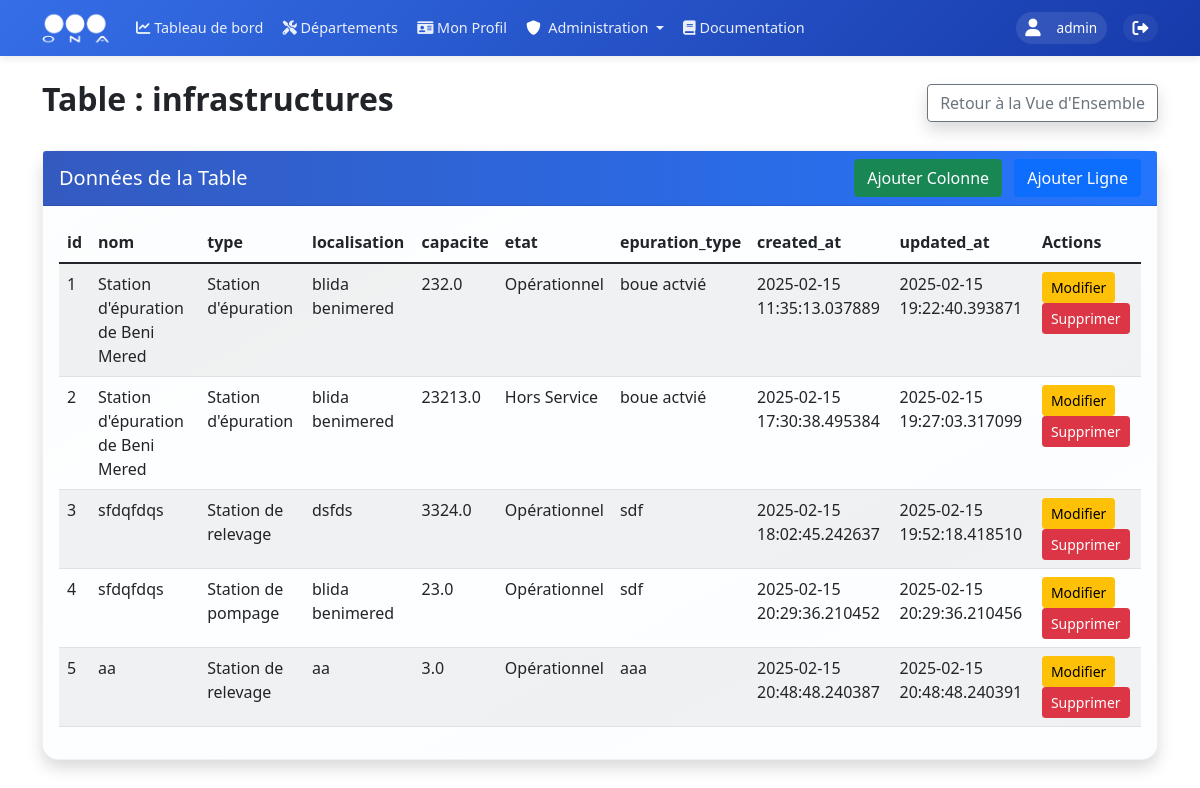
The app's page /admin/database/table/infrastructures (signed in) with its own data.
### models.py (models this page shows, shortened)
class User(UserMixin, db.Model):
    __tablename__ = 'users'
    id = db.Column(db.Integer, primary_key=True)
    username = db.Column(db.String(80), unique=True, nullable=False, index=True)
    nickname = db.Column(db.String(80), index=True)
    email = db.Column(db.String(120), unique=True, nullable=True, index=True)
    password_hash = db.Column(db.String(128))
    role = db.Column(db.String(20), nullable=False, default=UserRole.UTILISATEUR, index=True)
    is_active = db.Column(db.Boolean, default=True, index=True)
    last_login = db.Column(db.DateTime, index=True)
    unit_id = db.Column(db.Integer, db.ForeignKey('units.id', ondelete='SET NULL'), nullable=True, index=True)
    zone_id = db.Column(db.Integer, db.ForeignKey('zones.id', ondelete='SET NULL'), nullable=True, index=True)
    created_at = db.Column(db.DateTime, default=datetime.utcnow, index=True)
    updated_at = db.Column(db.DateTime, default=datetime.utcnow, onupdate=datetime.utcnow, index=True)
    profile = db.relationship('UserProfile', backref='user', uselist=False, lazy=True, cascade='all, delete-orphan')
    incidents = db.relationship('Incident', backref='author', lazy=True)

class Infrastructure(db.Model):
    __tablename__ = 'infrastructures'
    id = db.Column(db.Integer, primary_key=True)
    nom = db.Column(db.String(200), nullable=False, index=True)
    type = db.Column(db.String(100), nullable=False, index=True)
    localisation = db.Column(db.String(200), nullable=False)
    capacite = db.Column(db.Float, nullable=False)
    etat = db.Column(db.String(50), nullable=False, default='Opérationnel', index=True)
    epuration_type = db.Column(db.String(100), nullable=True, index=True)
    infrastructure_files = db.relationship('InfrastructureFile', back_populates='infrastructure', lazy='dynamic', cascade='all, delete-orphan')
    created_at = db.Column(db.DateTime, default=datetime.utcnow, index=True)
    updated_at = db.Column(db.DateTime, default=datetime.utcnow, onupdate=datetime.utcnow, index=True)

### routes/database_admin.py (the view)
@database_admin.route('/admin/database/table/<table_name>')
@login_required
@admin_required
def view_table(table_name):
    inspector = inspect(db.engine)
    if table_name not in inspector.get_table_names():
        flash('Table not found', 'error')
        return redirect(url_for('database_admin.database_overview'))
    columns = inspector.get_columns(table_name)
    foreign_keys = get_foreign_keys(table_name)
    for column in columns:
        column['foreign_key'] = column['name'] in foreign_keys
        if column['foreign_key']:
            column['foreign_table'] = foreign_keys[column['name']]
    query = text(f'SELECT * FROM {table_name}')
    result = db.session.execute(query)
    rows = [dict(row._mapping) for row in result]
    related_data = get_related_data(table_name)
    return render_template('admin/database/table.html',
                         table_name=table_name,
                         columns=columns,
                         rows=rows,
                         related_data=related_data)

### app.py (called while the page is built)
@login_manager.user_loader
def load_user(user_id):
    return db.session.get(User, int(user_id))

### routes/database_admin.py (called while the page is built)
def get_foreign_keys(table_name):
    inspector = inspect(db.engine)
    foreign_keys = {}
    for fk in inspector.get_foreign_keys(table_name):
        constrained_column = fk['constrained_columns'][0]
        referred_table = fk['referred_table']
        foreign_keys[constrained_column] = referred_table
    return foreign_keys

def get_related_data(table_name):
    inspector = inspect(db.engine)
    foreign_keys = get_foreign_keys(table_name)
    related_data = {}
    for column, referred_table in foreign_keys.items():
        display_column = get_display_column(referred_table)
        query = text(f'SELECT id, {display_column} as display_name FROM {referred_table}')
        result = db.session.execute(query)
        related_data[referred_table] = [dict(row._mapping) for row in result]
    return related_data

### utils/permissions.py (called while the page is built)
    @staticmethod
    def is_admin(role):
        return role == UserRole.ADMIN

### templates/admin/database/table.html (shortened to what this page needs)
{% extends "base/base.html" %}
{% block content %}
<div class="container mt-4 animate__animated animate__fadeIn">
    <div class="d-flex justify-content-between align-items-center mb-4">
        <h2 class="fw-bold">Table : {{ table_name }}</h2>
        <a href="{{ url_for('database_admin.database_overview') }}" class="btn btn-outline-secondary shadow">Retour à la Vue d'Ensemble</a>
    </div>
    <div class="card shadow">
        <div class="card-header d-flex justify-content-between align-items-center" style="background: linear-gradient(to right, #345ac0, #2575fc); color: #fff;">
            <h5 class="mb-0">Données de la Table</h5>
            <div>
                <button class="btn btn-success me-2" data-bs-toggle="modal" data-bs-target="#addColumnModal">
                    Ajouter Colonne
                </button>
                <button class="btn btn-primary" data-bs-toggle="modal" data-bs-target="#addRowModal">
                    Ajouter Ligne
                </button>
            </div>
        </div>
        <div class="card-body">
            <div class="table-responsive">
                <table class="table table-striped">
                    <thead>
                        <tr>
                            {% for column in columns %}
                            <th>{{ column.name }}</th>
                            {% endfor %}
                            <th>Actions</th>
                        </tr>
                    </thead>
                    <tbody>
                        {% for row in rows %}
                        <tr>
                            {% for column in columns %}
                            <td>
                                {% if column.foreign_key %}
                                    {% set related_row = related_data[column.foreign_table] | selectattr("id", "equalto", row[column.name]) | first %}
                                    {{ related_row.display_name if related_row else row[column.name] }}
                                {% else %}
                                    {% set type_str = column.type | string %}
                                    {% if 'Boolean' in type_str %}
                                        {{ 'Oui' if row[column.name] else 'Non' }}
                                    {% elif 'DateTime' in type_str %}
                                        {{ row[column.name].strftime('%Y-%m-%d %H:%M:%S') if row[column.name] }}
                                    {% elif 'Date' in type_str %}
                                        {{ row[column.name].strftime('%Y-%m-%d') if row[column.name] }}
                                    {% else %}
                                        {{ row[column.name] }}
                                    {% endif %}
                                {% endif %}
                            </td>
                            {% endfor %}
                            <td>
                                <button class="btn btn-sm btn-warning" onclick="editRow({{ row.get('id', 0) }})">Modifier</button>
                                <form action="{{ url_for('database_admin.delete_row', table_name=table_name, row_id=row.get('id', 0)) }}"
                                      method="POST" class="d-inline">
                                    <button type="submit" class="btn btn-sm btn-danger"
                                            onclick="return confirm('Êtes-vous sûr de vouloir supprimer cette ligne ?')">Supprimer</button>
                                </form>
                            </td>
                        </tr>
                        {% endfor %}
                    </tbody>
                </table>
            </div>
        </div>
    </div>
</div>
{% endblock %}

### templates/base/base.html (shortened to what this page needs)
<!DOCTYPE html>
<html lang="fr" dir="ltr">
<head>
    <link href="https://cdn.jsdelivr.net/npm/bootstrap@5.1.3/dist/css/bootstrap.min.css" rel="stylesheet">
    <link href="https://cdnjs.cloudflare.com/ajax/libs/font-awesome/6.0.0/css/all.min.css" rel="stylesheet">
    <link rel="stylesheet" href="https://unpkg.com/leaflet@1.9.4/dist/leaflet.css" />
    <link rel="stylesheet" href="https://cdn.datatables.net/1.11.5/css/dataTables.bootstrap5.min.css">
</head>
<body>
    <nav class="navbar navbar-expand-lg sticky-top">
        <div class="container">
            <a class="navbar-brand" href="{{ url_for('main_dashboard.dashboard') }}">
                <img src="{{ url_for('static', filename='images/ona_logo.png') }}" alt="ONA">
            </a>
            <div class="collapse navbar-collapse" id="navbarNav">
                <ul class="navbar-nav me-auto mb-2 mb-lg-0">
                    <li class="nav-item">
                        <a class="nav-link" href="{{ url_for('main_dashboard.dashboard') }}">
                            <i class="fas fa-chart-line"></i>
                            <span>Tableau de bord</span>
                        </a>
                    </li>
                    <li class="nav-item">
                        <a class="nav-link" href="{{ url_for('departements') }}">
                            <i class="fas fa-tools"></i>
                            <span>Départements</span>
                        </a>
                    </li>
                    {% if current_user.is_authenticated %}
                    <li class="nav-item">
                        <a class="nav-link" href="{{ url_for('profiles.view_profile') }}">
                            <i class="fas fa-id-card"></i>
                            <span>Mon Profil</span>
                        </a>
                    </li>
                    {% if current_user.role == 'Admin' %}
                    <li class="nav-item dropdown">
                        <a class="nav-link dropdown-toggle" href="#" id="adminDropdown" role="button" data-bs-toggle="dropdown">
                            <i class="fas fa-shield-alt text-white me-1"></i> Administration
                        </a>
                    </li>
                    {% endif %}
                    {% endif %}
                    <li class="nav-item">
                        <a class="nav-link {% if active_page == 'documentation' %}active{% endif %}" href="{{ url_for('documentation.view_documentation') }}">
                            <i class="fas fa-book"></i> Documentation
                        </a>
                    </li>
                </ul>
                <div class="user-section">
                    <div class="d-flex align-items-center">
                        {% if current_user.is_authenticated %}
                            <div class="user-info">
                                <i class="fas fa-user me-2"></i>
                                <span>
                                    {% if current_user.nickname %}
                                        {{ current_user.nickname }}
                                    {% else %}
                                        {{ current_user.username }}
                                    {% endif %}
                                </span>
                            </div>
                            <a href="{{ url_for('auth.logout') }}"
                               class="logout-btn text-white text-decoration-none ms-2"
                               title="Déconnexion"
                               onclick="event.preventDefault(); openUniversalModal({
                                   title: 'Déconnexion',
                                   body: 'Êtes-vous sûr de vouloir vous déconnecter de Spark ?',
                                   confirmText: 'Se déconnecter',
                                   cancelText: 'Annuler',
                                   onConfirm: () => {
                                       window.location.href = '{{ url_for('auth.logout') }}';
                                   }
                               });">
                                <i class="fas fa-sign-out-alt"></i>
                            </a>
                        {% else %}
                            <a href="{{ url_for('auth.login') }}" class="btn btn-light">Connexion</a>
                        {% endif %}
                    </div>
                </div>
            </div>
        </div>
    </nav>
    {% block content %}{% endblock %}
</body>
</html>

### templates/base/base.html (style rules this page uses)
:root { --ona-primary: #356ee7; --ona-secondary: #173aaa; --ona-dark: #2b2d42; --ona-light: #f8f9fa; --transition: all 0.3s ease-in-out; }
.navbar { background: linear-gradient(135deg, var(--ona-primary) 0%, var(--ona-secondary) 100%); box-shadow: 0 2px 8px rgba(0, 0, 0, 0.1); padding: 0.75rem 0; position: sticky; top: 0; z-index: 1000; height: 56px; }
.navbar-brand { display: flex; align-items: center; padding: 0; margin-right: 2rem; }
.navbar-brand img { height: 40px; width: auto; transition: var(--transition); filter: brightness(0) invert(1); }
.nav-link { color: rgba(255, 255, 255, 0.9) !important; padding: 0.5rem 1rem !important; border-radius: 50px; transition: var(--transition); font-weight: 500; }
.user-info { color: white; display: flex; align-items: center; gap: 0.5rem; padding: 0.5rem 1rem; border-radius: 50px; background: rgba(255, 255, 255, 0.1); margin-right: 1rem; }
.user-info i { font-size: 1.1rem; }
.logout-btn { color: rgba(255, 255, 255, 0.9); padding: 0.5rem 1rem; border-radius: 50px; text-decoration: none; transition: var(--transition); display: flex; align-items: center; gap: 0.5rem; background: rgba(255, 255, 255, 0.05); }
@media (max-width: 1366px) { .navbar { padding: 0.5rem 0; } }
@media (max-width: 1366px) { .navbar-brand img { height: 35px; } }
@media (max-width: 1366px) { .nav-link { padding: 0.4rem 0.8rem !important; font-size: 0.95rem; } }
@media (max-width: 1366px) { .user-info { padding: 0.4rem 0.8rem; font-size: 0.9rem; } }
@media (max-width: 1366px) { .logout-btn { padding: 0.4rem 0.8rem; } }
@media (max-width: 1200px) { .navbar-brand { margin-right: 1rem; } }
@media (max-width: 1200px) { .nav-link { padding: 0.35rem 0.6rem !important; font-size: 0.9rem; } }
@media (max-width: 1200px) { .user-info { padding: 0.35rem 0.6rem; font-size: 0.85rem; margin-right: 0.5rem; } }
@media (max-width: 1200px) { .logout-btn { padding: 0.35rem 0.6rem; } }
.card { background-color: #ffffff; background-image: linear-gradient( to bottom right, rgba(135, 206, 235, 0.02), rgba(30, 144, 255, 0.01) ); border-radius: 16px; box-shadow: 0 10px 25px rgba(0, 0, 0, 0.06), 0 5px 10px rgba(0, 0, 0, 0.03); border: 1px solid rgba(0, 0, 0, 0.05); transition: all 0.4s cubic-bezier(0.165, 0.84, 0.44, 1); }

### records on screen
User: username "admin"
Infrastructure: id "1" "Station d'épuration de Beni Mered" "Station d'épuration" "blida benimered" "232.0" "Opérationnel" "boue actvié" "2025-02-15 11:35:13.037889" "2025-02-15 19:22:40.393871"
Infrastructure: id "2" "Station d'épuration de Beni Mered" "Station d'épuration" "blida benimered" "23213.0" "Hors Service" "boue actvié" "2025-02-15 17:30:38.495384" "2025-02-15 19:27:03.317099"
Infrastructure: id "3" "sfdqfdqs" "Station de relevage" "dsfds" "3324.0" "Opérationnel" "sdf" "2025-02-15 18:02:45.242637" "2025-02-15 19:52:18.418510"
Infrastructure: id "4" "sfdqfdqs" "Station de pompage" "blida benimered" "23.0" "Opérationnel" "sdf" "2025-02-15 20:29:36.210452" "2025-02-15 20:29:36.210456"
Infrastructure: id "5" "aa" "Station de relevage" "aa" "3.0" "Opérationnel" "aaa" "2025-02-15 20:48:48.240387" "2025-02-15 20:48:48.240391"

### other values on screen
{{ table_name }} "infrastructures"
{{ column.name }} "id" "nom" "type" "localisation" "capacite" "etat" "epuration_type" "created_at" "updated_at"
